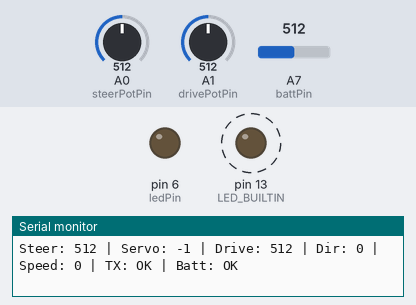
A sketch run on a simulated Arduino Nano, built with avr-gcc and run on an emulated ATmega328P. Parts: output pins drawn as LEDs (lit = HIGH), the last lines printed to the serial monitor. Dashed ring = blinking. The inputs (shaded band) are chosen by the test bench; at power-on: A7 (battPin) = 512, A1 (drivePotPin) = 512, A0 (steerPotPin) = 512. No radio packets arrive unless stated.

Above: at 1.11 s.
1.3 s: A7 (battPin) set to 226
4.3 s: A7 (battPin) set to 196
At 4.65 s:
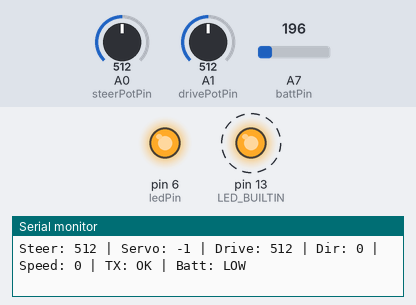
7.3 s: A1 (drivePotPin) set to 470
10.3 s: A1 (drivePotPin) set to 438
13.3 s: A0 (steerPotPin) set to 494
16.3 s: A7 (battPin) set to 221
At 17.0 s:
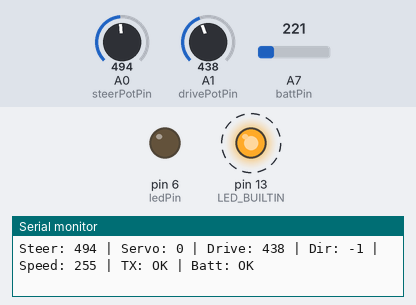
Timing chart, 0 to 20.3 s (numbered marks = the images above; inputs shaded):
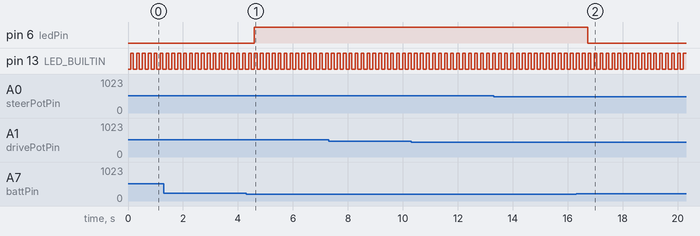

Measured:
- the behaviour switches between 211 and 210 on A7 (battPin) (found by bisection; images 0 and 1)
- after the input at 4.3 s, pin 6 (ledPin): LOW → HIGH after 0.29 s
- after the input at 16.3 s, pin 6 (ledPin): HIGH → LOW after 0.43 s
- by itself, pin 13 (LED_BUILTIN): alternates HIGH for 0.10 s and LOW for 0.12 s

The sketch:

05_Radio.ino
```cpp
// ==========================================================
// Module 5: NRF24L01 Radio Transmitter (RC Sender)
// ==========================================================
// GOAL:
// - Read calibrated steering + throttle pots
// - Convert into control values
// - Send data wirelessly using NRF24L01
//
// This is the transmitter side of your RC system
// ==========================================================

#include <SPI.h>
#include <RF24.h>


// -----------------------------
// NRF24L01 Setup
// -----------------------------
RF24 radio(7, 9);  // CE, CSN
const byte address[6] = "00001";


// -----------------------------
// Pin Definitions
// -----------------------------
const int steerPotPin = A0;
const int drivePotPin = A1;
const int battPin = A7;
const int ledPin = 6;

const int lowBattThreshold = 211;


// ==========================================================
// CALIBRATION VALUES (learned at runtime)
// ==========================================================
int steerMin = 1023;
int steerMax = 0;

int driveMin = 1023;
int driveMax = 0;

int deadzone = 30;


// ==========================================================
// RADIO PACKET STRUCTURE
// ==========================================================
struct ControlPacket {
  int servoPos;
  int motorSpeed;
  int motorDir;
};

ControlPacket outgoing;


// ==========================================================
// SETUP
// ==========================================================
void setup() {
  pinMode(LED_BUILTIN, OUTPUT);
  pinMode(ledPin, OUTPUT);

  Serial.begin(9600);

  // -----------------------------
  // Radio setup
  // -----------------------------
  radio.begin();
  radio.openWritingPipe(address);
  radio.setPALevel(RF24_PA_LOW);
  radio.stopListening();

  Serial.println("=== NRF24L01 RC Transmitter ===");
  Serial.println("Move sticks to calibrate + control output");
}


// ==========================================================
// LOOP
// ==========================================================
void loop() {

  // -----------------------------
  // Read inputs
  // -----------------------------
  int steerRaw = analogRead(steerPotPin);
  int driveRaw = analogRead(drivePotPin);
  int battReading = analogRead(battPin);

  bool lowBatt = battReading < lowBattThreshold;


  // ==========================================================
  // CALIBRATION (auto-learn min/max)
  // ==========================================================
  if (steerRaw < steerMin) steerMin = steerRaw;
  if (steerRaw > steerMax) steerMax = steerRaw;

  if (driveRaw < driveMin) driveMin = driveRaw;
  if (driveRaw > driveMax) driveMax = driveRaw;


  // ==========================================================
  // MAPPING (calibrated values → control outputs)
  // ==========================================================
  outgoing.servoPos = map(steerRaw, steerMin, steerMax, 0, 180);

  int driveCenter = (driveMin + driveMax) / 2;

  if (abs(driveRaw - driveCenter) < deadzone) {
    outgoing.motorDir = 0;
    outgoing.motorSpeed = 0;
  }
  else if (driveRaw < driveCenter) {
    outgoing.motorDir = -1;
    outgoing.motorSpeed = map(driveRaw, driveMin, driveCenter - deadzone, 255, 0);
  }
  else {
    outgoing.motorDir = 1;
    outgoing.motorSpeed = map(driveRaw, driveCenter + deadzone, driveMax, 0, 255);
  }


  // ==========================================================
  // TRANSMIT DATA
  // ==========================================================
  bool success = radio.write(&outgoing, sizeof(outgoing));


  // ==========================================================
  // SERIAL DEBUG
  // ==========================================================
  Serial.print("Steer: ");
  Serial.print(steerRaw);

  Serial.print(" | Servo: ");
  Serial.print(outgoing.servoPos);

  Serial.print(" | Drive: ");
  Serial.print(driveRaw);

  Serial.print(" | Dir: ");
  Serial.print(outgoing.motorDir);

  Serial.print(" | Speed: ");
  Serial.print(outgoing.motorSpeed);

  Serial.print(" | TX: ");
  Serial.print(success ? "OK" : "FAIL");

  Serial.print(" | Batt: ");
  Serial.println(lowBatt ? "LOW" : "OK");


  // ==========================================================
  // STATUS LED
  // ==========================================================
  digitalWrite(LED_BUILTIN, HIGH);
  delay(100);
  digitalWrite(LED_BUILTIN, LOW);
  delay(100);

  digitalWrite(ledPin, lowBatt ? HIGH : LOW);
}
```
